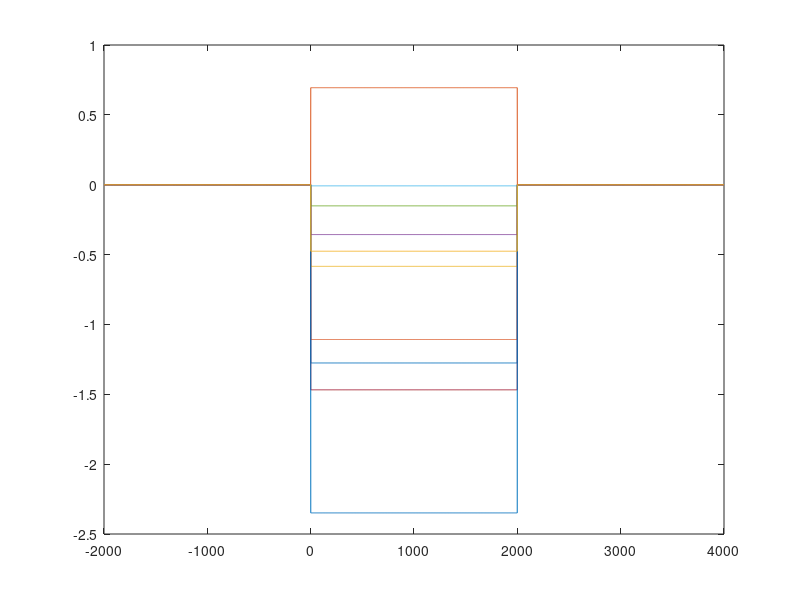

Reproduce this figure in MATLAB. (Note: this script raises an error after producing the figure.)
clear;clc;close all
K = 10;
n = [-2000:4000]'; %number of indices
A = randn(1,K) - 1/2; %random amplitude (-1/2,1/2)
x = A .* ((n > 0) - (n - 1999 > 0)); %square stochastic pulse 
Acor = x*x'/K; 
Sd = 20*log10(fftshift(abs(fft2(Acor))));
%%
plot(n,x)
figure; imagesc(n,n,Acor)
figure; imagesc(Sd)

%%
stohastic_mean = mean(x,2);
plot(n,stohastic_mean);